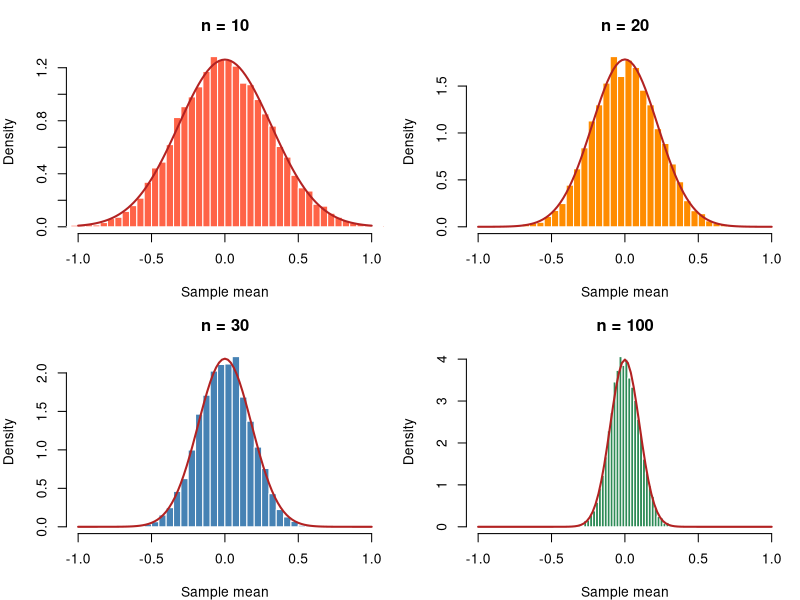
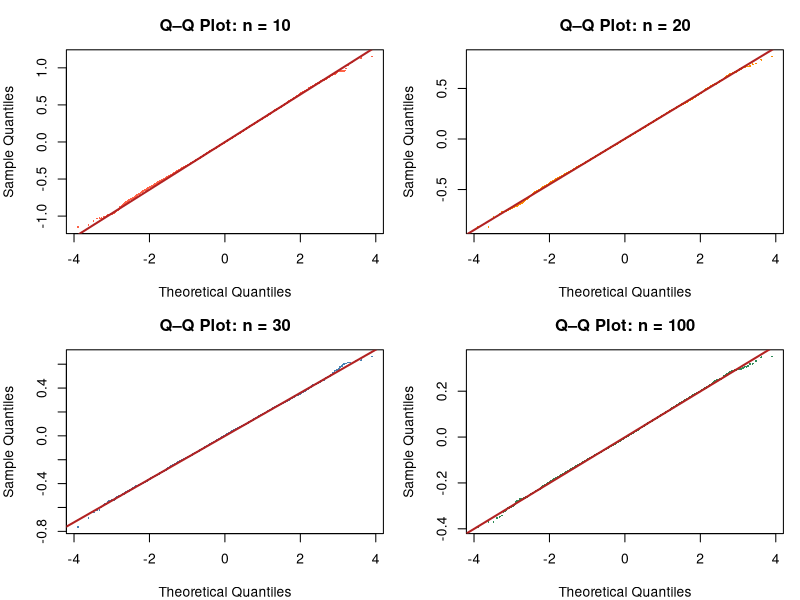
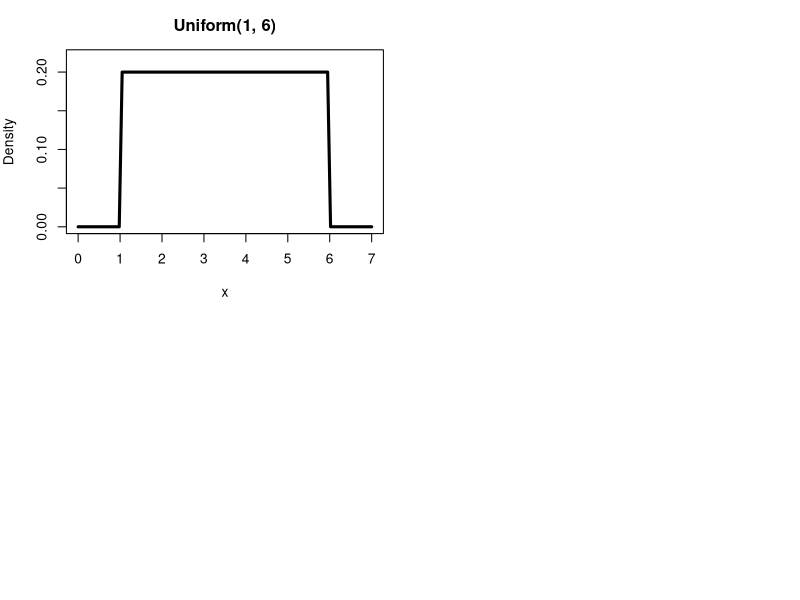
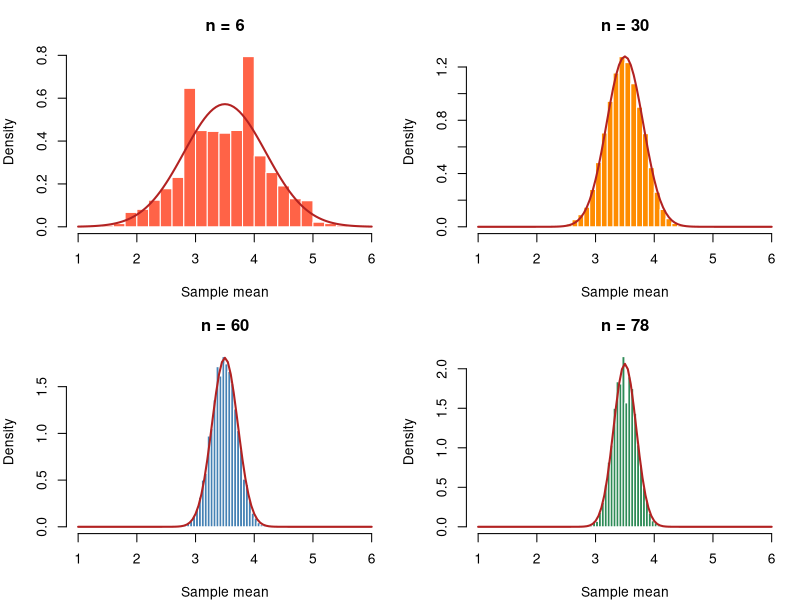
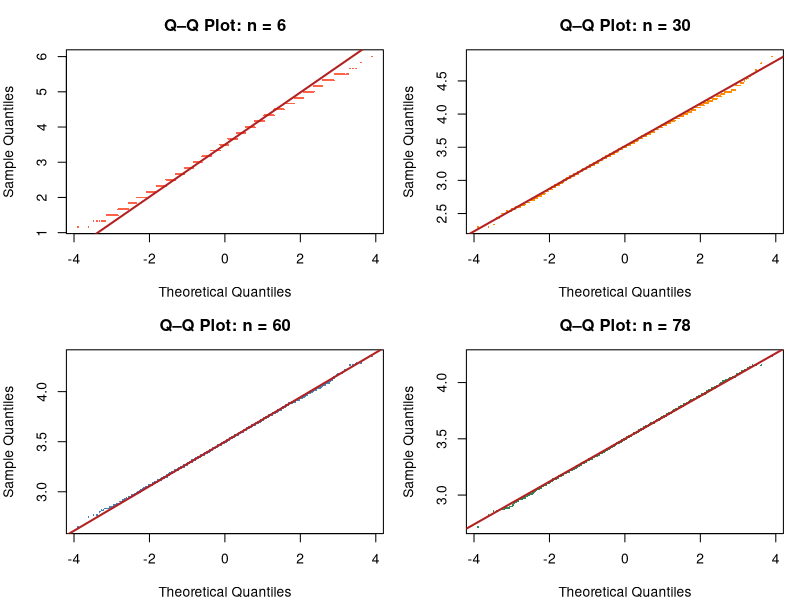
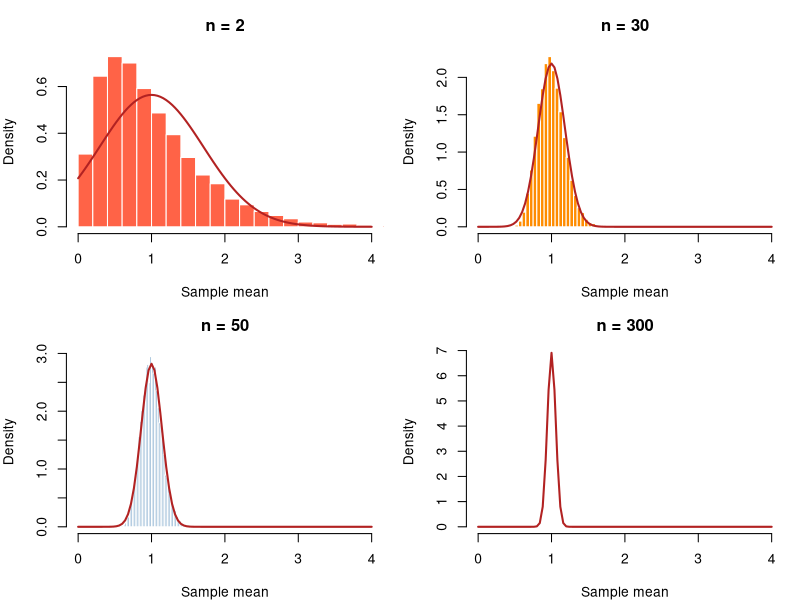
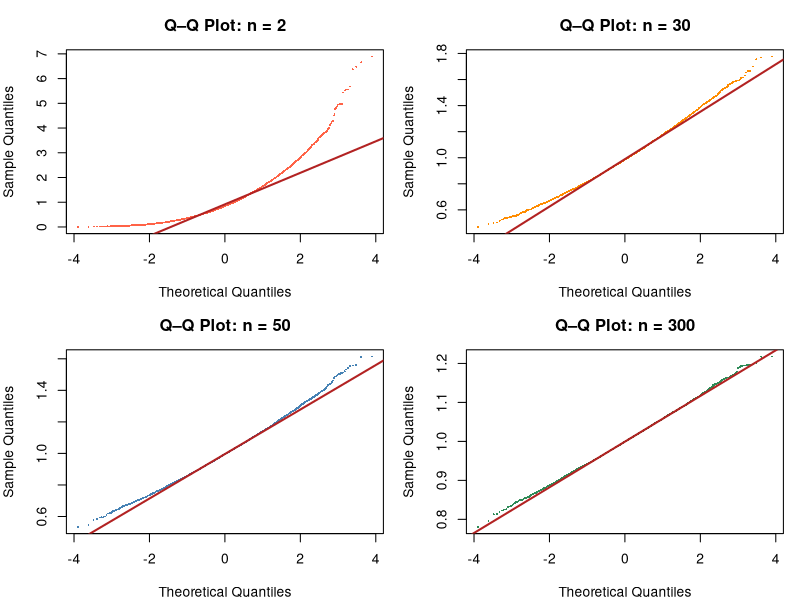
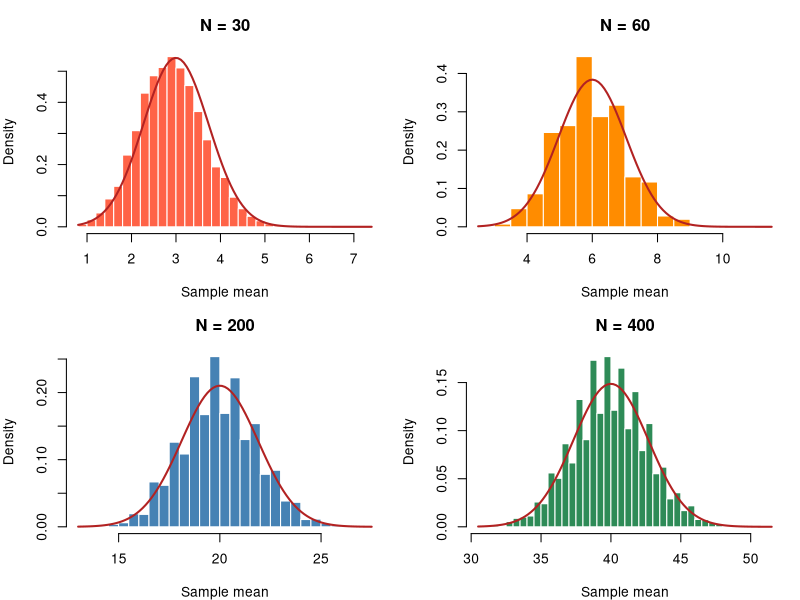

Generate these figures, in order, with R:
# Project-01 Monte Carlo Simulation
# version 1.2


# 1.) Population: Standard Normal
# Parameters: μ=0, σ=1
student_id <- 9438
set.seed(student_id)
B <- 10000
na <- 10
nb <- 20
nc <- 30
nd <- 100
means_a <- replicate(B, mean(rnorm(na)))
means_b <- replicate(B, mean(rnorm(nb)))
means_c <- replicate(B, mean(rnorm(nc)))
means_d <- replicate(B, mean(rnorm(nd)))

configs <- list(
  list(dat = means_a, n = na, col = "tomato"),
  list(dat = means_b, n = nb, col = "darkorange"),
  list(dat = means_c, n = nc, col = "steelblue"),
  list(dat = means_d, n = nd, col = "seagreen")
)
par(mfrow = c(2, 2), mar = c(4, 4, 3, 1))

# Test 1a.) Histograms with theoretical normal curve
for (cfg in configs) {
  hist(cfg$dat, breaks = 40, probability = TRUE,
       col = cfg$col, border = "white",
       main = paste("n =", cfg$n), xlab = "Sample mean",
       xlim = c(-1, 1))
  curve(dnorm(x, mean = 0, sd = 1/sqrt(cfg$n)),
        add = TRUE, col = "firebrick", lwd = 2)
}

# Test 1b.) Normal Q-Q plots
## Define this function only once, and use it for the other distributions ##
qq_difference_table <- function(x) {
  x <- sort(na.omit(x))
  n <- length(x)
  
  theoretical <- qnorm(ppoints(n))
  
  q_theoretical <- qnorm(c(0.25, 0.75))
  q_sample <- quantile(x, c(0.25, 0.75))
  
  slope <- diff(q_sample) / diff(q_theoretical)
  intercept <- q_sample[1] - slope * q_theoretical[1]
  
  fitted <- intercept + slope * theoretical
  difference <- x - fitted
  
  data.frame(
    Theoretical_Quantile = theoretical,
    Observed_Quantile = x,
    Fitted_Line = fitted,
    Difference = difference,
    Absolute_Difference = abs(difference)
  )
}

## Copy this part up until next test section "Skewness"
for (cfg in configs) {
  qqnorm(cfg$dat, main = paste("Q–Q Plot: n =", cfg$n),
         col = cfg$col, pch = 16, cex = 0.3)
  qqline(cfg$dat, col = "firebrick", lwd = 2)
}

results <- do.call(rbind, lapply(configs, function(cfg) {
  qq_table <- qq_difference_table(cfg$dat)
  
  data.frame(
    n = cfg$n,
    Total_Deviation_From_Ideal_Line = sum(qq_table$Difference)
  )
}))
rownames(results) <- NULL
print(results)

# Test 1c.) Skewness
skew <- function(x) {
  m3 <- mean((x - mean(x))^3)
  m2 <- mean((x - mean(x))^2)
  m3 / m2^(3/2)
}
data.frame(
  sample_size = c(na, nb, nc, nd),
  skewness = round(sapply(list(means_a, means_b, means_c, means_d), skew), 3)
)


# Test 1d.) Kurtosis
kurt <- function(x) {
  m4 <- mean((x - mean(x))^4)
  m2 <- mean((x - mean(x))^2)
  m4 / m2^2 - 3
}
data.frame(
  sample_size = c(na, nb, nc, nd),
  excess_kurtosis = round(sapply(list(means_a, means_b, means_c, means_d), kurt), 3)
)

# Test 1e.) Shapiro-Wilk Test
# H0: The data comes from a normal distribution.
# Ha: The data does not come from a normal distribution.
# Fail to reject H0 when p > 0.05 (data is normal)
# Reject H0 when p <= 0.05 (data is not normal)
student_id <- 9438
set.seed(student_id)
sw <- function(x) {
  result <- shapiro.test(sample(x, 5000))
  c(W = round(result$statistic, 4), p_value = round(result$p.value, 4))
}
sw_results <- do.call(
  rbind,
  lapply(list(means_a, means_b, means_c, means_d), sw)
)
data.frame(sample_size = c(na, nb, nc, nd), sw_results, row.names = NULL)


curve(dunif(x, min = 1, max = 6), from = 0, to = 7,
      ylim = c(0, 0.22), lwd = 3,
      xlab = "x", ylab = "Density",
      main = "Uniform(1, 6)")


# 2.) Population: Six-Sided Die (Discrete Uniform Distribution)
# Parameters/assumptions: values=1-6 (equally likely)
student_id <- 9438
set.seed(student_id)
B <- 10000
na <- 6
nb <- 30
nc <- 60
nd <- 78
means_a <- replicate(B, mean(sample(1:6, size=na, replace=TRUE)))
means_b <- replicate(B, mean(sample(1:6, size=nb, replace=TRUE)))
means_c <- replicate(B, mean(sample(1:6, size=nc, replace=TRUE)))
means_d <- replicate(B, mean(sample(1:6, size=nd, replace=TRUE)))

configs <- list(
  list(dat = means_a, n = na, col = "tomato"),
  list(dat = means_b, n = nb, col = "darkorange"),
  list(dat = means_c, n = nc, col = "steelblue"),
  list(dat = means_d, n = nd, col = "seagreen")
)
par(mfrow = c(2, 2), mar = c(4, 4, 3, 1))

# Test 2a.) Histograms with theoretical normal curve
for (cfg in configs) {
  hist(cfg$dat, breaks = 30, probability = TRUE,
       col = cfg$col, border = "white",
       main = paste("n =", cfg$n), xlab = "Sample mean",
       xlim = c(1, 6))
  curve(dnorm(x, mean = (6+1)/2, sd = sqrt(
    ((6-1+1)^2 - 1) / (12 * cfg$n)
  )), add = TRUE, col = "firebrick", lwd = 2)
}

# Test 2b.) Normal Q-Q Plot
for (cfg in configs) {
  qqnorm(cfg$dat, main = paste("Q–Q Plot: n =", cfg$n),
         col = cfg$col, pch = 16, cex = 0.3)
  qqline(cfg$dat, col = "firebrick", lwd = 2)
}

results <- do.call(rbind, lapply(configs, function(cfg) {
  qq_table <- qq_difference_table(cfg$dat)
  
  data.frame(
    n = cfg$n,
    Total_Deviation_From_Ideal_Line = sum(qq_table$Difference)
  )
}))
rownames(results) <- NULL
print(results)

# Test 2c.) Skewness
skew <- function(x) {
  m3 <- mean((x - mean(x))^3)
  m2 <- mean((x - mean(x))^2)
  m3 / m2^(3/2)
}
data.frame(
  sample_size = c(na, nb, nc, nd),
  skewness = round(sapply(list(means_a, means_b, means_c, means_d), skew), 3)
)

# Test 2d.) Kurtosis
kurt <- function(x) {
  m4 <- mean((x - mean(x))^4)
  m2 <- mean((x - mean(x))^2)
  m4 / m2^2 - 3
}
data.frame(
  sample_size = c(na, nb, nc, nd),
  excess_kurtosis = round(sapply(list(means_a, means_b, means_c, means_d), kurt), 3)
)

# Test 2e.) Shapiro-Wilk Test
student_id <- 9438
set.seed(student_id)
sw <- function(x) {
  result <- shapiro.test(sample(x, 5000))
  c(W = round(result$statistic, 4), p_value = round(result$p.value, 4))
}
sw_results <- do.call(
  rbind,
  lapply(list(means_a, means_b, means_c, means_d), sw)
)
data.frame(sample_size = c(na, nb, nc, nd), sw_results, row.names = NULL)





# 3.) Population: Exponential
# Parameters: λ=1 (mean=1)
student_id <- 9438
set.seed(student_id)
B <- 10000
lambda <- 1
na <- 2
nb <- 30
nc <- 50
nd <- 300
means_a <- replicate(B, mean(rexp(na, rate=lambda)))
means_b <- replicate(B, mean(rexp(nb, rate=lambda)))
means_c <- replicate(B, mean(rexp(nc, rate=lambda)))
means_d <- replicate(B, mean(rexp(nd, rate=lambda)))

configs <- list(
  list(dat = means_a, n = na, col = "tomato"),
  list(dat = means_b, n = nb, col = "darkorange"),
  list(dat = means_c, n = nc, col = "steelblue"),
  list(dat = means_d, n = nd, col = "seagreen")
)
par(mfrow = c(2, 2), mar = c(4, 4, 3, 1))

# Test 3a.) Histograms with theoretical normal curve
for (cfg in configs) {
  hist(cfg$dat, breaks = 40, probability = TRUE,
       col = cfg$col, border = "white",
       main = paste("n =", cfg$n), xlab = "Sample mean", xlim = c(0,4)
  )
  curve(dnorm(x, mean = 1/lambda, sd = 1/(sqrt(cfg$n)*lambda)),
        add = TRUE, col = "firebrick", lwd = 2)
}

# Test 3b.) Normal Q-Q Plot
for (cfg in configs) {
  qqnorm(cfg$dat, main = paste("Q–Q Plot: n =", cfg$n),
         col = cfg$col, pch = 16, cex = 0.3)
  qqline(cfg$dat, col = "firebrick", lwd = 2)
}

results <- do.call(rbind, lapply(configs, function(cfg) {
  qq_table <- qq_difference_table(cfg$dat)
  
  data.frame(
    n = cfg$n,
    Total_Deviation_From_Ideal_Line = sum(qq_table$Difference)
  )
}))
rownames(results) <- NULL
print(results)

# Test 3c.) Skewness
skew <- function(x) {
  m3 <- mean((x - mean(x))^3)
  m2 <- mean((x - mean(x))^2)
  m3 / m2^(3/2)
}
data.frame(
  sample_size = c(na, nb, nc, nd),
  skewness = round(sapply(list(means_a, means_b, means_c, means_d), skew), 3)
)

# Test 3d.) Kurtosis
kurt <- function(x) {
  m4 <- mean((x - mean(x))^4)
  m2 <- mean((x - mean(x))^2)
  m4 / m2^2 - 3
}
data.frame(
  sample_size = c(na, nb, nc, nd),
  excess_kurtosis = round(sapply(list(means_a, means_b, means_c, means_d), kurt), 3)
)

# Test 3e.) Shapiro-Wilk Test
student_id <- 9438
set.seed(student_id)
sw <- function(x) {
  result <- shapiro.test(sample(x, 5000))
  c(W = round(result$statistic, 4), p_value = round(result$p.value, 4))
}
sw_results <- do.call(
  rbind,
  lapply(list(means_a, means_b, means_c, means_d), sw)
)
data.frame(sample_size = c(na, nb, nc, nd), sw_results, row.names = NULL)




# 4.) Population: Binomial Small
# Parameters: n=5, p=0.10
# number of independent trials: N
student_id <- 9438
set.seed(student_id)
B <- 10000
n <- 5
p <- 0.10
na <- 30
nb <- 60
nc <- 200
nd <- 400
means_a <- replicate(B, mean(rbinom(n, na, p)))
means_b <- replicate(B, mean(rbinom(n, nb, p)))
means_c <- replicate(B, mean(rbinom(n, nc, p)))
means_d <- replicate(B, mean(rbinom(n, nd, p)))

configs <- list(
  list(dat = means_a, N = na, col = "tomato"),
  list(dat = means_b, N = nb, col = "darkorange"),
  list(dat = means_c, N = nc, col = "steelblue"),
  list(dat = means_d, N = nd, col = "seagreen")
)
par(mfrow = c(2, 2), mar = c(4, 4, 3, 1))

# Test 4a.) Histograms with theoretical normal curve
for (cfg in configs) {
  hist(cfg$dat, breaks = 30, probability = TRUE,
       col = cfg$col, border = "white",
       main = paste("N =", cfg$N), xlab = "Sample mean"
  )
  curve(dnorm(x, mean = (cfg$N)*p, sd = sqrt(cfg$N*p*(1-p)/n)),
        add = TRUE, col = "firebrick", lwd = 2)
}

# Test 4b.) Normal Q-Q Plot
for (cfg in configs) {
  qqnorm(cfg$dat, main = paste("Q–Q Plot: n =", cfg$N),
         col = cfg$col, pch = 16, cex = 0.3)
  qqline(cfg$dat, col = "firebrick", lwd = 2)
}

results <- do.call(rbind, lapply(configs, function(cfg) {
  qq_table <- qq_difference_table(cfg$dat)
  
  data.frame(
    n = cfg$N,
    Total_Deviation_From_Ideal_Line = sum(qq_table$Difference)
  )
}))
rownames(results) <- NULL
print(results)

# Test 4c.) Skewness
skew <- function(x) {
  m3 <- mean((x - mean(x))^3)
  m2 <- mean((x - mean(x))^2)
  m3 / m2^(3/2)
}
data.frame(
  sample_size = c(na, nb, nc, nd),
  skewness = round(sapply(list(means_a, means_b, means_c, means_d), skew), 3)
)

# Test 4d.) Kurtosis
kurt <- function(x) {
  m4 <- mean((x - mean(x))^4)
  m2 <- mean((x - mean(x))^2)
  m4 / m2^2 - 3
}
data.frame(
  sample_size = c(na, nb, nc, nd),
  excess_kurtosis = round(sapply(list(means_a, means_b, means_c, means_d), kurt), 3)
)

# Test 4e.) Shapiro-Wilk Test
student_id <- 9438
set.seed(student_id)
sw <- function(x) {
  result <- shapiro.test(sample(x, 5000))
  c(W = round(result$statistic, 4), p_value = round(result$p.value, 4))
}
sw_results <- do.call(
  rbind,
  lapply(list(means_a, means_b, means_c, means_d), sw)
)
data.frame(sample_size = c(na, nb, nc, nd), sw_results, row.names = NULL)



# 5.) Population: Cauchy
# Parameters: Location=0, scale=1
# Sample sizes: n = 5, 10, 15, 30
student_id <- 9438
set.seed(student_id)
B <- 10000
loc <- 0
s <- 1
na <- 1
nb <- 2
nc <- 3
nd <- 4
means_a <- replicate(B, mean(rcauchy(na, loc, s)))
means_b <- replicate(B, mean(rcauchy(nb, loc, s)))
means_c <- replicate(B, mean(rcauchy(nc, loc, s)))
means_d <- replicate(B, mean(rcauchy(nd, loc, s)))

configs <- list(
  list(dat = means_a, n = na, col = "tomato"),
  list(dat = means_b, n = nb, col = "darkorange"),
  list(dat = means_c, n = nc, col = "steelblue"),
  list(dat = means_d, n = nd, col = "seagreen")
)
par(mfrow = c(2, 2), mar = c(4, 4, 3, 1))

# Test 5a.) Histograms with theoretical normal curve
plot_min <- -50
plot_max <- 50
bin_width <- 1

for (cfg in configs) {
  # Keep only values in the displayed range
  visible_data <- cfg$dat[
    cfg$dat >= plot_min & cfg$dat <= plot_max
  ]
  
  hist(
    visible_data,
    breaks = seq(plot_min, plot_max, by = bin_width),
    probability = TRUE,
    col = cfg$col,
    border = "white",
    main = paste("n =", cfg$n),
    xlab = "Sample mean",
    xlim = c(plot_min, plot_max),
    ylim = c(0, 0.35)
  )
  
  curve(
    dcauchy(x, location = loc, scale = s),
    from = plot_min,
    to = plot_max,
    add = TRUE,
    col = "firebrick",
    lwd = 2
  )
}

# Test 5b.) Normal Q-Q Plot
for (cfg in configs) {
  qqnorm(cfg$dat, main = paste("Q–Q Plot: n =", cfg$n),
         col = cfg$col, pch = 16, cex = 0.3)
  qqline(cfg$dat, col = "firebrick", lwd = 2)
}

results <- do.call(rbind, lapply(configs, function(cfg) {
  qq_table <- qq_difference_table(cfg$dat)
  
  data.frame(
    n = cfg$n,
    Total_Deviation_From_Ideal_Line = sum(qq_table$Difference)
  )
}))
rownames(results) <- NULL
print(results)

# Test 5c.) Skewness
skew <- function(x) {
  m3 <- mean((x - mean(x))^3)
  m2 <- mean((x - mean(x))^2)
  m3 / m2^(3/2)
}
data.frame(
  sample_size = c(na, nb, nc, nd),
  skewness = round(sapply(list(means_a, means_b, means_c, means_d), skew), 3)
)

# Test 5d.) Kurtosis
kurt <- function(x) {
  m4 <- mean((x - mean(x))^4)
  m2 <- mean((x - mean(x))^2)
  m4 / m2^2 - 3
}
data.frame(
  sample_size = c(na, nb, nc, nd),
  excess_kurtosis = round(sapply(list(means_a, means_b, means_c, means_d), kurt), 3)
)

# Test 5e.) Shapiro-Wilk Test
student_id <- 9438
set.seed(student_id)
sw <- function(x) {
  result <- shapiro.test(sample(x, 5000))
  c(W = round(result$statistic, 4), p_value = round(result$p.value, 4))
}
sw_results <- do.call(
  rbind,
  lapply(list(means_a, means_b, means_c, means_d), sw)
)
data.frame(sample_size = c(na, nb, nc, nd), sw_results, row.names = NULL)
